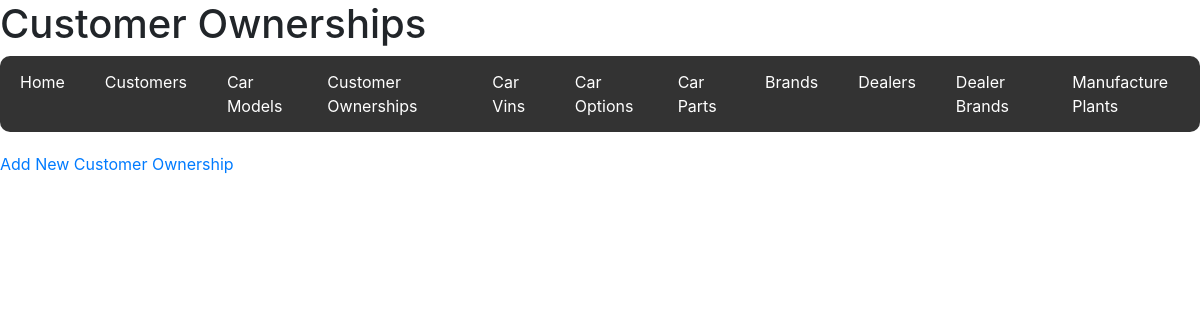
Page /customer_ownerships on the earlier database version.
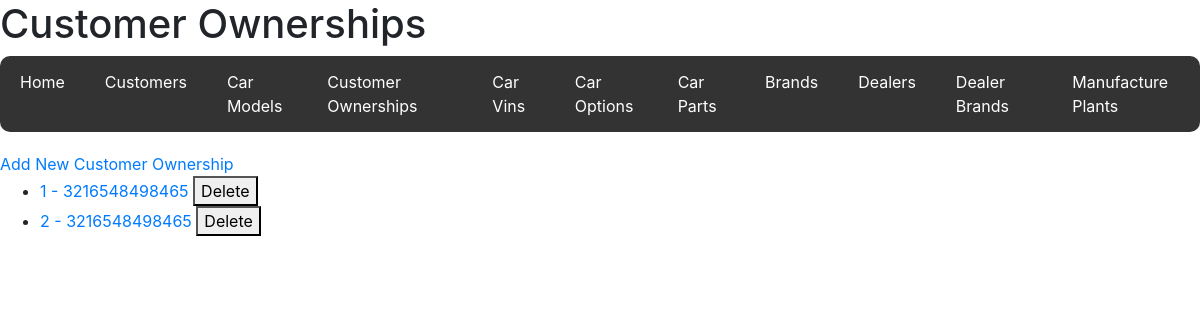
Same page on the later database version.
### code/models.py (models this page shows)
class CustomerOwnership(db.Model):
    __tablename__ = "Customer_Ownership"
    customer_id = db.Column(
        db.Integer, db.ForeignKey("Customers.customer_id"), primary_key=True
    )
    vin = db.Column(db.Integer, db.ForeignKey("Car_Vins.vin"), primary_key=True)
    purchase_date = db.Column(db.Date)
    purchase_price = db.Column(db.Integer)
    warrantee_expire_date = db.Column(db.Date)
    dealer_id = db.Column(db.Integer, db.ForeignKey("Dealers.dealer_id"))
    customer = db.relationship("Customer", back_populates="ownerships")
    car_vin = db.relationship("CarVin", back_populates="ownership")
    dealer = db.relationship("Dealer", back_populates="ownerships")

### code/routes/customer_ownerships.py (the view, shortened to what this page needs)
@ownerships_bp.route("/customer_ownerships", methods=["GET", "POST"])
def customer_ownerships():
    ownerships = CustomerOwnership.query.all()
    return render_template("customer_ownerships.html", ownerships=ownerships)

### code/templates/customer_ownerships.html
{% extends 'base.html' %} {% block title %}Customer Ownerships{% endblock %} {%
block header %}
<h1>Customer Ownerships</h1>
{% endblock %} {% block content %}
<a href="{{ url_for('ownerships.new_customer_ownership') }}"
  >Add New Customer Ownership</a
>
<ul>
  {% for ownership in ownerships %}
  <li>
    <a
      href="{{ url_for('ownerships.view_customer_ownership', customer_id=ownership.customer_id, vin=ownership.vin) }}"
    >
      {{ ownership.customer_id }} - {{ ownership.vin }}
    </a>
    <form
      action="{{ url_for('ownerships.delete_customer_ownership', customer_id=ownership.customer_id, vin=ownership.vin) }}"
      method="POST"
      style="display: inline"
    >
      <button type="submit">Delete</button>
    </form>
  </li>
  {% endfor %}
</ul>
{% endblock %}

Differences in the rows shown:
added CustomerOwnership: customer_id "1", vin "3216548498465"
added CustomerOwnership: customer_id "2", vin "3216548498465"
